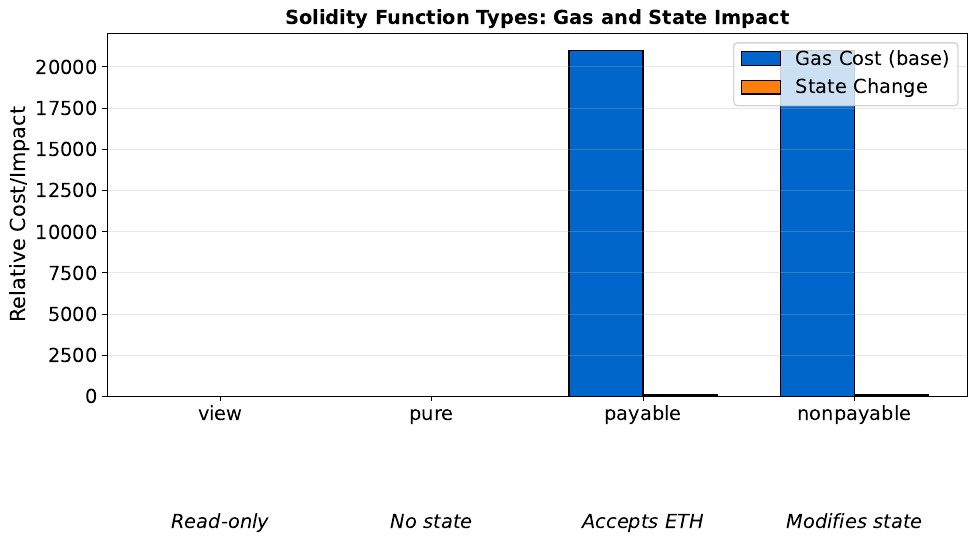

The script that saved this image:
"""Solidity Function Types Comparison"""
import matplotlib.pyplot as plt
import numpy as np
from pathlib import Path

plt.rcParams.update({'font.size': 14, 'figure.figsize': (10, 6), 'figure.dpi': 150})
MLBLUE, MLORANGE, MLGREEN, MLRED = '#0066CC', '#FF7F0E', '#2CA02C', '#D62728'

fig, ax = plt.subplots(figsize=(10, 6))

functions = ['view', 'pure', 'payable', 'nonpayable']
gas_cost = [0, 0, 21000, 21000]  # Approximate
state_change = [0, 0, 100, 100]
colors = [MLGREEN, MLGREEN, MLORANGE, MLBLUE]

x = np.arange(len(functions))
width = 0.35

bars1 = ax.bar(x - width/2, gas_cost, width, label='Gas Cost (base)', color=MLBLUE, edgecolor='black')
bars2 = ax.bar(x + width/2, state_change, width, label='State Change', color=MLORANGE, edgecolor='black')

ax.set_ylabel('Relative Cost/Impact', fontsize=12)
ax.set_xticks(x)
ax.set_xticklabels(functions, fontsize=11)
ax.legend(loc='upper right')
ax.grid(True, alpha=0.3, axis='y')

# Add annotations
ax.text(0, -8000, 'Read-only', ha='center', fontsize=9, style='italic')
ax.text(1, -8000, 'No state', ha='center', fontsize=9, style='italic')
ax.text(2, -8000, 'Accepts ETH', ha='center', fontsize=9, style='italic')
ax.text(3, -8000, 'Modifies state', ha='center', fontsize=9, style='italic')

ax.set_title('Solidity Function Types: Gas and State Impact', fontweight='bold', fontsize=14)
plt.tight_layout()
plt.savefig(Path(__file__).parent / 'chart.pdf', bbox_inches='tight', dpi=300)
plt.close()
print(f"Chart saved")
